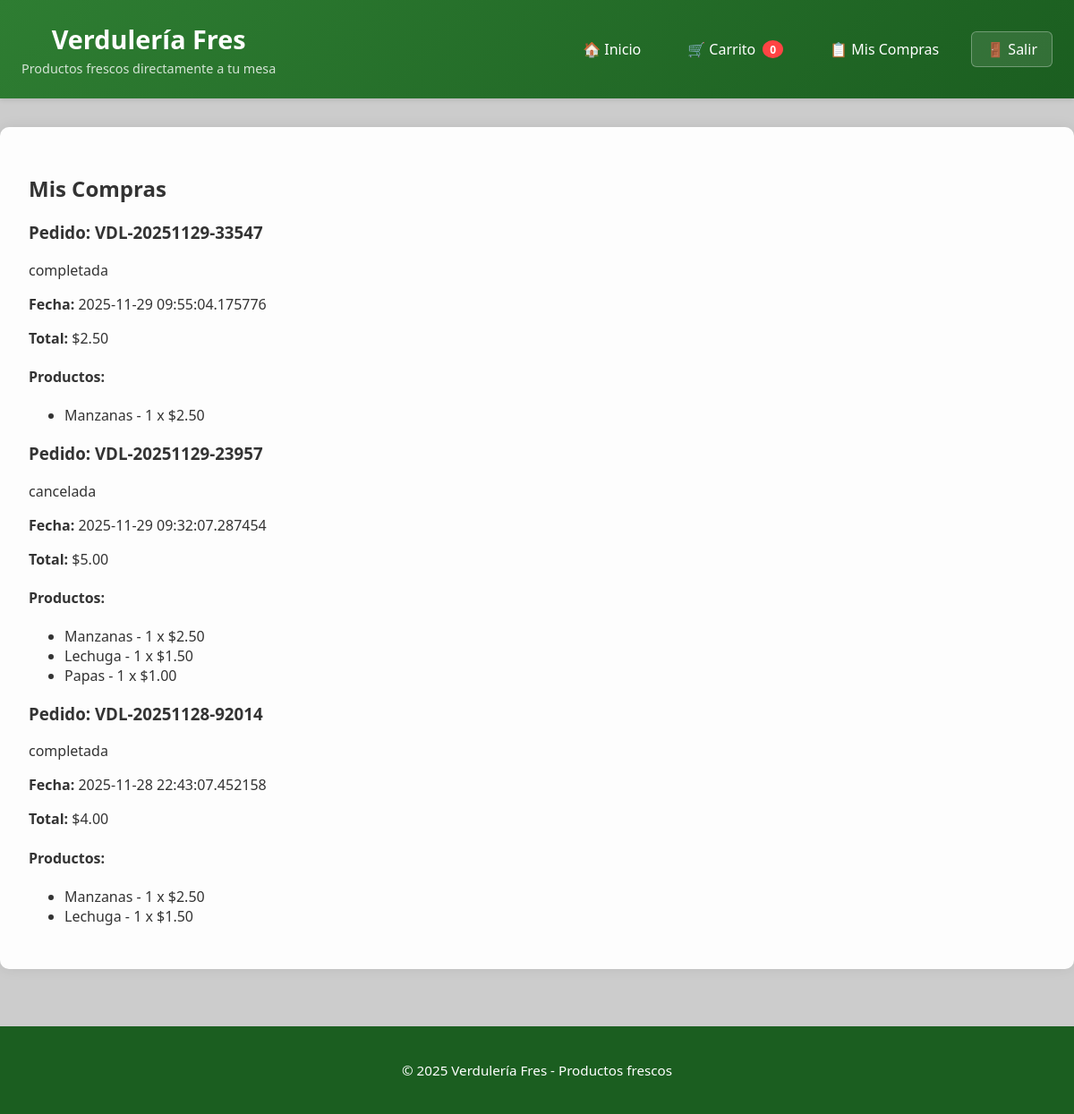
Page /mis_compras (signed in) on the committed database.
### tables this page shows
CREATE TABLE ventas (
            id INTEGER PRIMARY KEY AUTOINCREMENT,
            usuario_id INTEGER,
            total REAL,
            fecha DATETIME,
            estado TEXT,
            numero_pedido TEXT,
            tipo_tarjeta TEXT,
            ultimos_4 TEXT
        );

CREATE TABLE venta_items (
            id INTEGER PRIMARY KEY AUTOINCREMENT,
            venta_id INTEGER,
            producto_id INTEGER,
            cantidad INTEGER,
            precio_unitario REAL,
            FOREIGN KEY(venta_id) REFERENCES ventas(id)
        );

CREATE TABLE productos (
            id INTEGER PRIMARY KEY AUTOINCREMENT,
            nombre TEXT NOT NULL,
            descripcion TEXT,
            precio REAL NOT NULL,
            stock INTEGER NOT NULL DEFAULT 0,
            categoria TEXT,
            imagen_url TEXT,  -- <--- CAMPO NUEVO PARA FOTOS
            vendedor_id INTEGER,
            activo BOOLEAN DEFAULT 1,
            FOREIGN KEY (vendedor_id) REFERENCES usuarios (id)
        );

### app.py (the view)
@app.route("/mis_compras")
@login_required
@rol_requerido("cliente")
def mis_compras():
    conn = get_db_connection()
    ventas = conn.execute("SELECT * FROM ventas WHERE usuario_id=? ORDER BY fecha DESC", (current_user.id,)).fetchall()
    data = []
    for v in ventas:
        items = conn.execute("SELECT p.nombre, vi.cantidad, vi.precio_unitario FROM venta_items vi JOIN productos p ON vi.producto_id=p.id WHERE vi.venta_id=?", (v['id'],)).fetchall()
        data.append({"venta": v, "items": items})
    conn.close()
    return render_template("mis_compras.html", compras=data)

### app.py (called while the page is built)
@app.after_request
def set_security_headers(response):
    response.headers['X-Content-Type-Options'] = 'nosniff'
    response.headers['X-Frame-Options'] = 'SAMEORIGIN'
    return response

def get_db_connection():
    conn = sqlite3.connect(DB_PATH)
    conn.row_factory = sqlite3.Row
    return conn

@login_manager.user_loader
def load_user(user_id):
    conn = get_db_connection()
    u = conn.execute("SELECT u.*, r.nombre as rol_nombre FROM usuarios u JOIN roles r ON u.rol_id = r.id WHERE u.id=?", (user_id,)).fetchone()
    conn.close()
    if u: return Usuario(u["id"], u["username"], u["rol_nombre"])
    return None

def rol_requerido(roles_permitidos):
    if not isinstance(roles_permitidos, list): roles_permitidos = [roles_permitidos]
    def decorator(f):
        @wraps(f)
        def decorated_function(*args, **kwargs):
            if not current_user.is_authenticated: return login_manager.unauthorized()
            if current_user.rol not in roles_permitidos:
                flash("⛔ Acceso denegado: No tienes permisos.", "danger")
                return redirect(url_for("index"))
            return f(*args, **kwargs)
        return decorated_function
    return decorator

@app.context_processor
def inject_helpers():
    return dict(obtener_stock_actual=obtener_stock_actual, is_development=is_development)

### templates/mis_compras.html (shortened to what this page needs)
{% extends "base.html" %}
{% block content %}
<div class="container">
    <h2>Mis Compras</h2>
    {% if compras %}
        {% for compra in compras %}
        <div class="card">
            <div class="card-header">
                <h3>Pedido: {{ compra['venta']['numero_pedido'] }}</h3>
                <span class="estado">{{ compra['venta']['estado'] }}</span>
            </div>
            <div class="card-body">
                <p><strong>Fecha:</strong> {{ compra['venta']['fecha'] }}</p>
                <p><strong>Total:</strong> ${{ "%.2f"|format(compra['venta']['total']) }}</p>
                <h4>Productos:</h4>
                <ul>
                    {% for item in compra['items'] %}
                    <li>{{ item['nombre'] }} - {{ item['cantidad'] }} x ${{ "%.2f"|format(item['precio_unitario']) }}</li>
                    {% endfor %}
                </ul>
            </div>
        </div>
        {% endfor %}
    {% else %}
        <div class="alert alert-info">
            <p>No tienes compras realizadas.</p>
            <a href="{{ url_for('index') }}" class="btn btn-primary">Ir a Comprar</a>
        </div>
    {% endif %}
</div>
{% endblock %}

### static/css/style.css (style rules this page uses)
* { box-sizing: border-box; }
html, body { height: 100%; }
body { font-family: "Segoe UI", Arial, sans-serif; background-color: #f8f9fa; margin: 0; padding: 0; color: #333; display: flex; flex-direction: column; background-image: url("https://placehold.co/1920x1080/e8f5e9/388e3c?text=Fondo+Verduler%C3%ADa"); background-size: cover; background-attachment: fixed; background-position: center; background-repeat: no-repeat; }

### rows in the picture
ventas: venta.numero_pedido "VDL-20251129-33547", venta.estado "completada", venta.fecha "2025-11-29 09:55:04.175776", venta.total "2.50"
venta_items: nombre "Manzanas", cantidad "1", precio_unitario "2.50"
ventas: venta.numero_pedido "VDL-20251129-23957", venta.estado "cancelada", venta.fecha "2025-11-29 09:32:07.287454", venta.total "5.00"
venta_items: nombre "Manzanas", cantidad "1", precio_unitario "2.50"
venta_items: nombre "Lechuga", cantidad "1", precio_unitario "1.50"
venta_items: nombre "Papas", cantidad "1", precio_unitario "1.00"
ventas: venta.numero_pedido "VDL-20251128-92014", venta.estado "completada", venta.fecha "2025-11-28 22:43:07.452158", venta.total "4.00"
venta_items: nombre "Manzanas", cantidad "1", precio_unitario "2.50"
venta_items: nombre "Lechuga", cantidad "1", precio_unitario "1.50"
